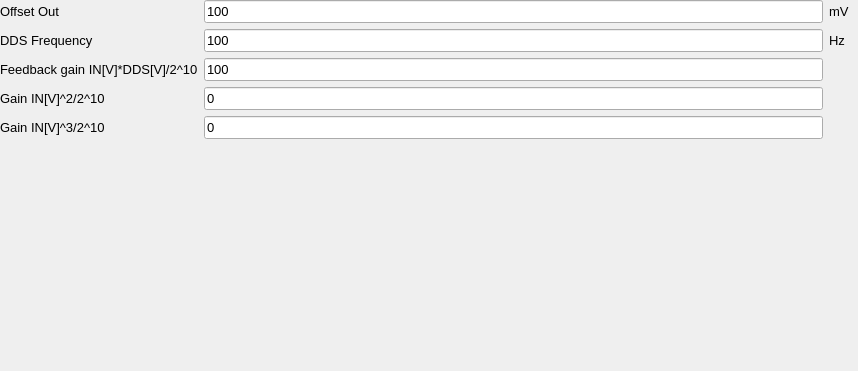
               <widget class="QWidget" name="art_nonlinear_para_CH2">
                <widget class="QWidget" name="gridLayoutWidget_22">
                 <property name="geometry">
                  <rect>
                   <x>0</x>
                   <y>0</y>
                   <width>849</width>
                   <height>362</height>
                  </rect>
                 </property>
                 <layout class="QGridLayout" name="gridLayout_22" rowstretch="1,0,0,0,0,0,0,0">
                  <item row="2" column="0">
                   <widget class="QLabel" name="nonlinp_DDSfreq_label_CH2">
                    <property name="font">
                     <font>
                      <pointsize>10</pointsize>
                     </font>
                    </property>
                    <property name="layoutDirection">
                     <enum>Qt::LeftToRight</enum>
                    </property>
                    <property name="text">
                     <string>DDS Frequency</string>
                    </property>
                   </widget>
                  </item>
                  <item row="0" column="0">
                   <widget class="QLabel" name="nonlinp_offset_label_CH2">
                    <property name="font">
                     <font>
                      <pointsize>10</pointsize>
                     </font>
                    </property>
                    <property name="layoutDirection">
                     <enum>Qt::LeftToRight</enum>
                    </property>
                    <property name="text">
                     <string>Offset Out</string>
                    </property>
                   </widget>
                  </item>
                  <item row="2" column="1" colspan="2">
                   <widget class="QLineEdit" name="nonlinp_DDSfreq_CH2">
                    <property name="sizePolicy">
                     <sizepolicy hsizetype="Expanding" vsizetype="Maximum">
                      <horstretch>1</horstretch>
                      <verstretch>1</verstretch>
                     </sizepolicy>
                    </property>
                    <property name="font">
                     <font>
                      <pointsize>10</pointsize>
                     </font>
                    </property>
                    <property name="text">
                     <string>100</string>
                    </property>
                   </widget>
                  </item>
                  <item row="0" column="1" colspan="2">
                   <widget class="QLineEdit" name="nonlinp_offset_CH2">
                    <property name="sizePolicy">
                     <sizepolicy hsizetype="Expanding" vsizetype="Maximum">
                      <horstretch>1</horstretch>
                      <verstretch>1</verstretch>
                     </sizepolicy>
                    </property>
                    <property name="font">
                     <font>
                      <pointsize>10</pointsize>
                     </font>
                    </property>
                    <property name="text">
                     <string>100</string>
                    </property>
                   </widget>
                  </item>
                  <item row="0" column="3">
                   <widget class="QLabel" name="nonlinp_offset_unit_CH2">
                    <property name="font">
                     <font>
                      <pointsize>10</pointsize>
                     </font>
                    </property>
                    <property name="layoutDirection">
                     <enum>Qt::LeftToRight</enum>
                    </property>
                    <property name="text">
                     <string>mV</string>
                    </property>
                   </widget>
                  </item>
                  <item row="6" column="0">
                   <widget class="QLabel" name="nonlinp_gain3_label_CH2">
                    <property name="font">
                     <font>
                      <pointsize>10</pointsize>
                     </font>
                    </property>
                    <property name="layoutDirection">
                     <enum>Qt::LeftToRight</enum>
                    </property>
                    <property name="text">
                     <string>Gain IN[V]^3/2^10</string>
                    </property>
                   </widget>
                  </item>
                  <item row="7" column="1">
                   <spacer name="verticalSpacer_19">
                    <property name="orientation">
                     <enum>Qt::Vertical</enum>
                    </property>
                    <property name="sizeHint" stdset="0">
                     <size>
                      <width>20</width>
                      <height>40</height>
                     </size>
                    </property>
                   </spacer>
                  </item>
                  <item row="6" column="1" colspan="2">
                   <widget class="QLineEdit" name="nonlinp_gain3_CH2">
                    <property name="sizePolicy">
                     <sizepolicy hsizetype="Expanding" vsizetype="Maximum">
                      <horstretch>1</horstretch>
                      <verstretch>1</verstretch>
                     </sizepolicy>
                    </property>
                    <property name="font">
                     <font>
                      <pointsize>10</pointsize>
                     </font>
                    </property>
                    <property name="text">
                     <string>0</string>
                    </property>
                   </widget>
                  </item>
                  <item row="3" column="1" colspan="2">
                   <widget class="QLineEdit" name="nonlinp_gain1_CH2">
                    <property name="sizePolicy">
                     <sizepolicy hsizetype="Expanding" vsizetype="Maximum">
                      <horstretch>1</horstretch>
                      <verstretch>1</verstretch>
                     </sizepolicy>
                    </property>
                    <property name="font">
                     <font>
                      <pointsize>10</pointsize>
                     </font>
                    </property>
                    <property name="text">
                     <string>100</string>
                    </property>
                   </widget>
                  </item>
                  <item row="3" column="0">
                   <widget class="QLabel" name="nonlinp_gain1_label_CH2">
                    <property name="font">
                     <font>
                      <pointsize>10</pointsize>
                     </font>
                    </property>
                    <property name="layoutDirection">
                     <enum>Qt::LeftToRight</enum>
                    </property>
                    <property name="text">
                     <string>Feedback gain IN[V]*DDS[V]/2^10</string>
                    </property>
                   </widget>
                  </item>
                  <item row="5" column="1" colspan="2">
                   <widget class="QLineEdit" name="nonlinp_gain2_CH2">
                    <property name="sizePolicy">
                     <sizepolicy hsizetype="Expanding" vsizetype="Maximum">
                      <horstretch>1</horstretch>
                      <verstretch>1</verstretch>
                     </sizepolicy>
                    </property>
                    <property name="font">
                     <font>
                      <pointsize>10</pointsize>
                     </font>
                    </property>
                    <property name="text">
                     <string>0</string>
                    </property>
                   </widget>
                  </item>
                  <item row="5" column="0">
                   <widget class="QLabel" name="nonlinp_gain2_label_CH2">
                    <property name="font">
                     <font>
                      <pointsize>10</pointsize>
                     </font>
                    </property>
                    <property name="layoutDirection">
                     <enum>Qt::LeftToRight</enum>
                    </property>
                    <property name="text">
                     <string>Gain IN[V]^2/2^10</string>
                    </property>
                   </widget>
                  </item>
                  <item row="2" column="3">
                   <widget class="QLabel" name="nonlinp_DDSfreq_unit_CH2">
                    <property name="font">
                     <font>
                      <pointsize>10</pointsize>
                     </font>
                    </property>
                    <property name="layoutDirection">
                     <enum>Qt::LeftToRight</enum>
                    </property>
                    <property name="text">
                     <string>Hz</string>
                    </property>
                   </widget>
                  </item>
                 </layout>
                </widget>
               </widget>
